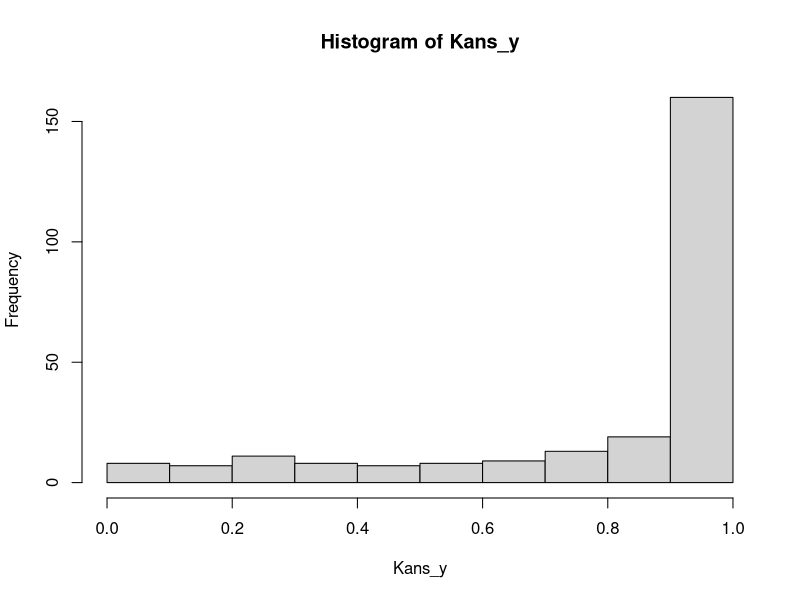
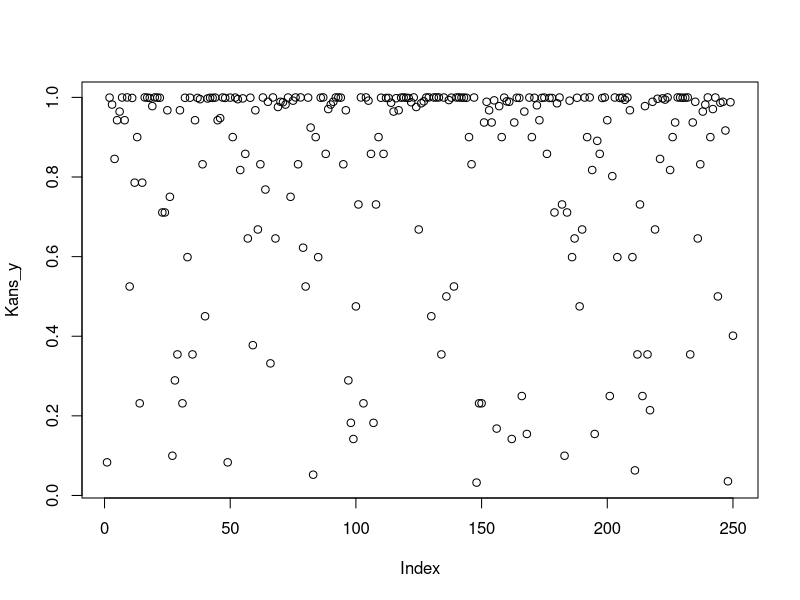

Reproduce these figures in R, in order.
## +++++++++++++++++++++++++++++++++++++++++++++++++++++++++++++++++++++++++++++
## 41.R  ####
## +++++++++++++++++++++++++++++++++++++++++++++++++++++++++++++++++++++++++++++
## R code voor Student Analytics Vrije Universiteit Amsterdam
## Copyright 2020 VU
## Web Page: http://www.vu.nl
## Contact: Theo Bakker (t.c.bakker@vu.nl)
## Verspreiding buiten de VU: Nee
##
## Doel: Doel
##
## Afhankelijkheden: Afhankelijkheid
##
## Datasets: Datasets
##
## Opmerkingen:
## 1) Geen.
## 2) ___
##
## ++++++++++++++++++++++++++++++++++++++++++++++++++++++++++++++++++++++++++++
## TODO:
## 1) ___.
##
## ++++++++++++++++++++++++++++++++++++++++++++++++++++++++++++++++++++++++++++
## Geschiedenis:
## 03-09-2020: EG: Aanmaak bestand
## ++++++++++++++++++++++++++++++++++++++++++++++++++++++++++++++++++++++++++++

## Toets: multipele lineaire regressie

## Casus
# Vanuit het tutoraat van de opleiding Elektrotechniek van een hogeschool wil de 
# studieloopbaanbegeleider meer persoonsgerichte begeleiding aanbieden om 
# studenten te helpen nominaal af te studeren. Op basis van achtergrondkenmerken 
# van de student en resultaten in het eerste studiejaar wil hij een inschatting 
# maken van de kans dat iemand uitvalt in het eerste studiejaar. De variabelen 
# waarvan hij vermoedt dat er een relatie is met uitval zijn geslacht, 
# gemiddeld eindexamencijfer middelbare school, wel of geen vooropleiding in 
# het mbo en de leeftijd van een student aan het begin van het eerste 
# studiejaar. De studieloopbaanbegeleider zou graag op basis van data uit 
# willen uitzoeken welke van deze variabelen echt gerelateerd zijn aan uitval. 
# Deze informatie kan hij gebruiken om studenten waar de kans op uitval groter 
# is al vroeg in het vizier te krijgen en de juiste begeleiding aan te bieden.

# seed
set.seed(123)

## Simuleer data

# Maak studentnummer
Studentnummer <- sample(300000:400000,
                            250)

# Aantal hoorcolleges: tussen 1 en 10, zwartepunt bij twee keer en acht keer
Leeftijd <- sample(16:27, 
                                  250, 
                                  replace = TRUE,
                                  prob = c(0.05,
                                           0.2,
                                           0.1,
                                           0.1,
                                           0.05,
                                           0.05,
                                           0.1,
                                           0.2,
                                           0.05,
                                           0.1,
                                           0.025,
                                           0.025))

# Mbo vooropleiding
Vooropleiding <- c(rep("havo", 
                  180),
              rep("mbo", 
                  70))[sample.int(250,250)]
Vooropleiding_dummy <- rep(0,
                      250)
Vooropleiding_dummy[Vooropleiding == "havo"] <- 1

# Geslacht
Geslacht <- c(rep("Man", 
                  200),
              rep("Vrouw", 
                  50))[sample.int(250,250)]
Geslacht_dummy <- rep(0,
                      250)
Geslacht_dummy[Geslacht == "Man"] <- 1


# Eindexamencijfer wiskunde middelbare school
Eindexamencijfer <- ceiling(2 * rnorm(250,
                                         7,
                                         1))/2
Eindexamencijfer[Eindexamencijfer < 5.5] <- 5.5

# Maak afhankelijke variabele eindcijfer Methoden & Statistiek

Logit_y <- 17  - 1.1 * Leeftijd + 1.5 * Geslacht_dummy + 0 * Vooropleiding_dummy + 1.2 * Eindexamencijfer #+ rnorm(250,0,0.1)
Kans_y <- 1/(1 + exp( - 1 * Logit_y))

hist(Kans_y)
plot(Kans_y)
Uitval <- rbinom(250,1,Kans_y)
table(Uitval)
Uitval[Uitval == 1] <- "Geen uitval" 
Uitval[Uitval == 0] <- "Uitval" 

Uitval_Elektrotechniek <- data.frame(Studentnummer, 
                                     Uitval,
                                        Leeftijd,
                                        Geslacht,
                                        Vooropleiding,
                                        Eindexamencijfer,
                                        Geslacht_dummy,
                                        Vooropleiding_dummy)

#vvv <- glm(Uitval ~ Leeftijd + Geslacht + Vooropleiding + Eindexamencijfer,
#    data = Uitval_Elektrotechniek,
#    family = "quasibinomial")

#summary(vvv)

#exp(coefficients(vvv))

#library(lmtest)
#lrtest(vvv)





# lm
#model <- lm(Eindcijfer_MS ~ Geslacht + Eindexamencijfer_Wiskunde + Aantal_Hoorcolleges,
#   Studenten_Methoden_Statistiek)
#summary(model)

# Bootstrap
#library(car)
#Regressiemodel <- lm(Eindcijfer_MS ~ Geslacht + Eindexamencijfer_Wiskunde + Aantal_Hoorcolleges, Studenten_Methoden_Statistiek)
#Bootstrap_resultaat <- Boot(Regressiemodel, R = 10000)
#summary(Bootstrap_resultaat)
#confint(Bootstrap_resultaat, type = "bca")

rm(Studentnummer,
   Geslacht,
   Geslacht_dummy,
   Eindexamencijfer,
   Kans_y,
   Leeftijd,
   Logit_y,
   Uitval,
   Vooropleiding,
   Vooropleiding_dummy
   )

#vv <- lm(Eindcijfer_MS ~ 1, Studenten_Methoden_Statistiek )
#summary(vv)
